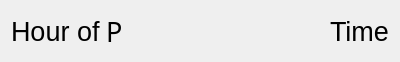
<?xml version="1.0" encoding="UTF-8"?>
<ui version="4.0">
 <class>PlanetHourHolder</class>
 <widget class="QWidget" name="PlanetHourHolder">
  <property name="geometry">
   <rect>
    <x>0</x>
    <y>0</y>
    <width>400</width>
    <height>62</height>
   </rect>
  </property>
  <property name="windowTitle">
   <string>Form</string>
  </property>
  <property name="autoFillBackground">
   <bool>true</bool>
  </property>
  <layout class="QHBoxLayout" name="horizontalLayout_2">
   <item>
    <layout class="QHBoxLayout" name="horizontalLayout">
     <item>
      <widget class="QLabel" name="mLabel0">
       <property name="font">
        <font>
         <pointsize>20</pointsize>
        </font>
       </property>
       <property name="text">
        <string>Hour of</string>
       </property>
      </widget>
     </item>
     <item>
      <widget class="QLabel" name="mPlanet0">
       <property name="font">
        <font>
         <family>Astronom</family>
         <pointsize>20</pointsize>
        </font>
       </property>
       <property name="text">
        <string>P</string>
       </property>
      </widget>
     </item>
    </layout>
   </item>
   <item>
    <spacer name="horizontalSpacer">
     <property name="orientation">
      <enum>Qt::Horizontal</enum>
     </property>
     <property name="sizeHint" stdset="0">
      <size>
       <width>248</width>
       <height>20</height>
      </size>
     </property>
    </spacer>
   </item>
   <item>
    <widget class="QLabel" name="mText0">
     <property name="font">
      <font>
       <pointsize>20</pointsize>
      </font>
     </property>
     <property name="text">
      <string>Time</string>
     </property>
    </widget>
   </item>
  </layout>
 </widget>
 <resources/>
 <connections/>
</ui>
